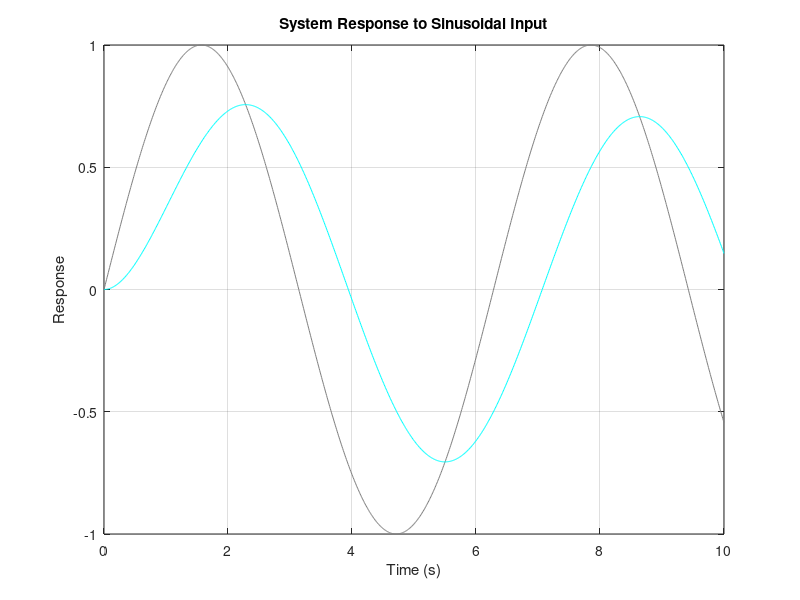

The MATLAB script that drew this image: (Note: this script raises an error after producing the figure.)
clc;clear;
% 建立一個傳遞函數
sys = tf(1, [1 1]);  % H(s) = 1 / (s+1)

% 定義時間與輸入
t = 0:0.01:10;
u = sin(t);

% 繪製系統響應

figure('Name','1');

[y, t_out, x] = lsim(sys, u, t);  % Simulated response
plot(t_out,u , 'Color', [0.5 0.5 0.5]); hold on;
plot(t_out, y,'c');
xlabel('Time (s)');
ylabel('Response');
title('System Response to Sinusoidal Input');
ylim([-1 1]);  % Set y-axis limits to display y = 1 ~ -1
grid on;

figure('Name','2');

lsimplot(sys, u, t);

grid on;
